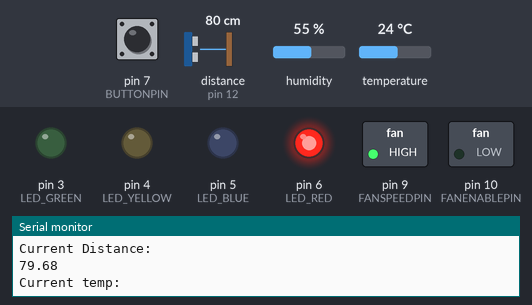
Bench run of a sketch on a simulated Arduino Uno, built with avr-gcc and run on an emulated ATmega328P. Parts: switched loads named in the sketch (green lamp = pin HIGH), output pins drawn as LEDs (lit = HIGH), the last lines printed to the serial monitor. Wiring (inferred from the names in the program): ultrasonic range finder: trigger pin 11; echo pin 12. The test bench sets the inputs (shaded band); at power-on: pin 7 (BUTTONPIN) HIGH, distance to the obstacle (sensor on pin 12) 80 cm, humidity 55 %, temperature 24 °C. The echo pulse lasts 58.3 µs per cm; pins used as bus, display or sensor lines are not drawn.

Above: at 1.2 s.
1.3 s: pin 7 (BUTTONPIN) pulled LOW for 0.15 s
At 1.9 s:
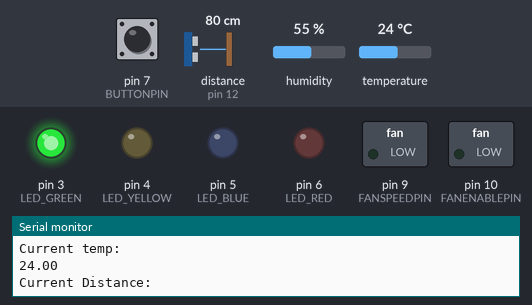
2.9 s: pin 7 (BUTTONPIN) pulled LOW for 1 s
At 4.2 s:
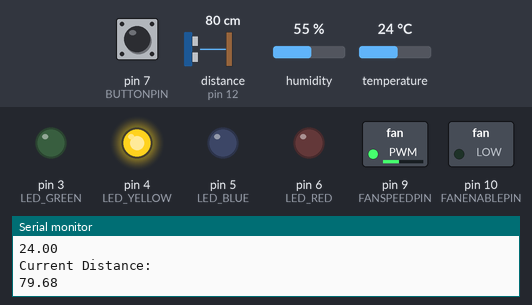
5.4 s: pin 7 (BUTTONPIN) pulled LOW for 0.15 s
At 6.6 s:
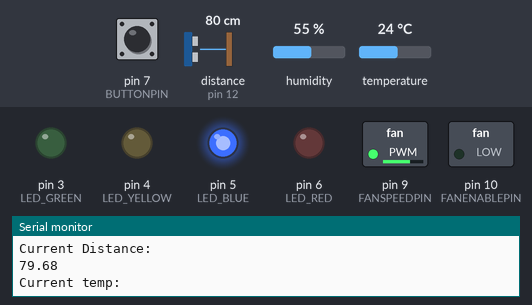
7.0 s: pin 7 (BUTTONPIN) pulled LOW for 3.2 s
At 10.9 s:
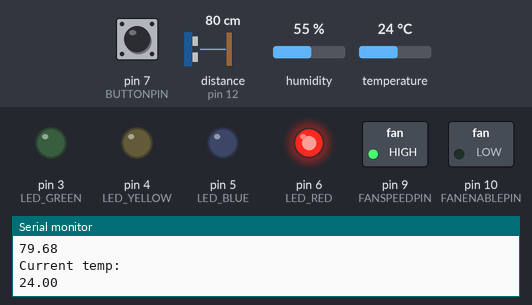
Timing chart, 0 to 12.4 s (numbered marks = the images above; inputs shaded):
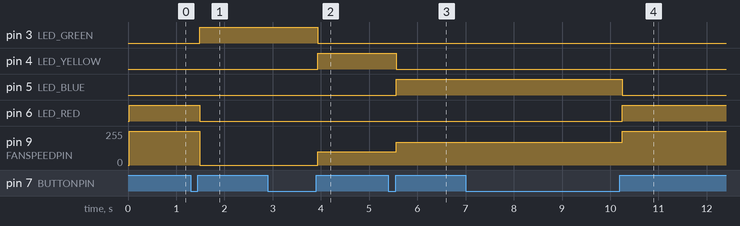

Measured:
- after the input at 1.3 s, pin 3 (LED_GREEN): LOW → HIGH after 0.18 s; pin 6 (LED_RED): HIGH → LOW after 0.18 s; pin 9 (FANSPEEDPIN): 255/255 → 0/255 after 0.18 s
- after the input at 2.9 s, pin 3 (LED_GREEN): HIGH → LOW after 1.0 s; pin 4 (LED_YELLOW): LOW → HIGH after 1.0 s; pin 9 (FANSPEEDPIN): 0/255 → 100/255 after 1.0 s
- after the input at 5.4 s, pin 4 (LED_YELLOW): HIGH → LOW after 0.16 s; pin 5 (LED_BLUE): LOW → HIGH after 0.16 s; pin 9 (FANSPEEDPIN): 100/255 → 170/255 after 0.16 s
- after the input at 7.0 s, pin 5 (LED_BLUE): HIGH → LOW after 3.2 s; pin 6 (LED_RED): LOW → HIGH after 3.2 s; pin 9 (FANSPEEDPIN): 170/255 → 255/255 after 3.2 s

The sketch:

smartfan.ino
```cpp
#include <DHT.h>

// Temperature sensor
#define DHTPIN 2 // Data PIN of DHT11 (temp sensor)
#define DHTTYPE DHT11 // Type of temp sensor

// Ultrasonic sensor
#define TRIGPIN 11 // Trigger to start distance measurement
#define ECHOPIN 12 // ECHOPIN is used to read the distance


// Motor for the fan
#define FANSPEEDPIN 9   // Controlls the speed of the fan
#define FANENABLEPIN 10 //Enables/disables the motor that spins the fan

// LEDs
#define LED_GREEN 3
#define LED_YELLOW 4
#define LED_BLUE 5
#define LED_RED 6

// Button for adjusting speed
#define BUTTONPIN 7

// DHT (temperature) sensor instance
DHT dht(DHTPIN, DHTTYPE);

int lastButtonState = LOW; // keeps track of previous state (high or low) of the button. Tells the if the button is being pressed or not.

int speedLevels[4] = {0, 100, 170, 255};
int currentSpeedLevel = 2;

void setup() {
  pinMode(FANSPEEDPIN, OUTPUT);
  pinMode(FANENABLEPIN, OUTPUT);
  pinMode(LED_GREEN, OUTPUT);
  pinMode(LED_YELLOW, OUTPUT);
  pinMode(LED_BLUE, OUTPUT);
  pinMode(LED_RED, OUTPUT);
  pinMode(TRIGPIN, OUTPUT);
  pinMode(ECHOPIN, INPUT);
  pinMode(BUTTONPIN, INPUT_PULLUP);
  dht.begin();

  Serial.begin(9600);
}

void loop() { // arduino calls the loop infinitely
  float temp = dht.readTemperature();
  if (isnan(temp)) { // checks if it can read from the sensor (temperature sensor)
    Serial.println("Failed to read from DHT sensor");
    return;
  }
  // prints the current temperature
  Serial.println("Current temp: ");
  Serial.println(temp);
  // checks if something is near the ultrasonic sensor
  bool isClose = isObjectClose();

  // it checks if the temp is over 24c and there is an object nearby. If it meets the requirements, it starts the fan.
  if (temp > 24 && isClose) {
    digitalWrite(FANENABLEPIN, HIGH);
    analogWrite(FANSPEEDPIN, speedLevels[currentSpeedLevel]);
  } else {
    digitalWrite(FANENABLEPIN, LOW);
  }

  // When the button is pressed, the code cycles through the fan speeds and LEDs change.
  int reading = digitalRead(BUTTONPIN);
  if ((lastButtonState == LOW) && (reading == HIGH)) {
    currentSpeedLevel++;
    if (currentSpeedLevel > 3) {
      currentSpeedLevel = 0;
    }
    analogWrite(FANSPEEDPIN, speedLevels[currentSpeedLevel]);
    updateLEDS(currentSpeedLevel);
  }

  lastButtonState = reading;

  // Small delay to avoid reading noise
  delay(2);
}
// when the distance is less than 20cm, it returns true.
bool isObjectClose() {
  digitalWrite(TRIGPIN, LOW);
  delayMicroseconds(2);
  digitalWrite(TRIGPIN, HIGH);
  delayMicroseconds(10);
  digitalWrite(TRIGPIN, LOW);

  long duration = pulseIn(ECHOPIN, HIGH);
  float distance = (duration / 2) * 0.0343;

  Serial.println("Current Distance:");
  Serial.println(distance);

  return distance < 20; // Returns true if object is closer than 20 cm
}


void updateLEDS(int level) { // updates the LEDs which corresponds to the speed.
  // Turn off all LEDs
  digitalWrite(LED_GREEN, LOW);
  digitalWrite(LED_YELLOW, LOW);
  digitalWrite(LED_BLUE, LOW);
  digitalWrite(LED_RED, LOW);

  // Turn on a specific LED based on the current speed level
  if (level == 0) {
    digitalWrite(LED_GREEN, HIGH);
  } else if (level == 1) {
    digitalWrite(LED_YELLOW, HIGH);
  } else if (level == 2) {
    digitalWrite(LED_BLUE, HIGH);
  } else if (level == 3) {
    digitalWrite(LED_RED, HIGH);
  }
}
```
